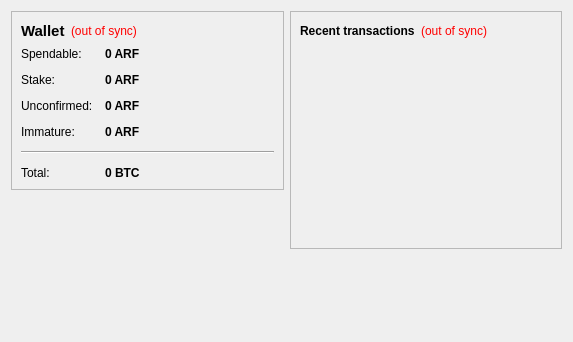
<?xml version="1.0" encoding="UTF-8"?>
<ui version="4.0">
 <class>OverviewPage</class>
 <widget class="QWidget" name="OverviewPage">
  <property name="geometry">
   <rect>
    <x>0</x>
    <y>0</y>
    <width>573</width>
    <height>342</height>
   </rect>
  </property>
  <property name="windowTitle">
   <string>Form</string>
  </property>
  <layout class="QHBoxLayout" name="horizontalLayout" stretch="1,1">
   <item>
    <layout class="QVBoxLayout" name="verticalLayout_2">
     <item>
      <widget class="QFrame" name="frame">
       <property name="frameShape">
        <enum>QFrame::StyledPanel</enum>
       </property>
       <property name="frameShadow">
        <enum>QFrame::Raised</enum>
       </property>
       <layout class="QVBoxLayout" name="verticalLayout_4">
        <item>
         <layout class="QHBoxLayout" name="horizontalLayout_4">
          <item>
           <widget class="QLabel" name="label_5">
            <property name="font">
             <font>
              <pointsize>11</pointsize>
              <weight>75</weight>
              <bold>true</bold>
             </font>
            </property>
            <property name="text">
             <string>Wallet</string>
            </property>
           </widget>
          </item>
          <item>
           <widget class="QLabel" name="labelWalletStatus">
            <property name="toolTip">
             <string>The displayed information may be out of date. Your wallet automatically synchronizes with the ARFCOIN network after a connection is established, but this process has not completed yet.</string>
            </property>
            <property name="styleSheet">
             <string notr="true">QLabel { color: red; }</string>
            </property>
            <property name="text">
             <string notr="true">(out of sync)</string>
            </property>
            <property name="alignment">
             <set>Qt::AlignLeading|Qt::AlignLeft|Qt::AlignVCenter</set>
            </property>
           </widget>
          </item>
          <item>
           <spacer name="horizontalSpacer_2">
            <property name="orientation">
             <enum>Qt::Horizontal</enum>
            </property>
            <property name="sizeHint" stdset="0">
             <size>
              <width>40</width>
              <height>20</height>
             </size>
            </property>
           </spacer>
          </item>
         </layout>
        </item>
        <item>
         <layout class="QFormLayout" name="formLayout_2">
          <property name="fieldGrowthPolicy">
           <enum>QFormLayout::AllNonFixedFieldsGrow</enum>
          </property>
          <property name="horizontalSpacing">
           <number>12</number>
          </property>
          <property name="verticalSpacing">
           <number>12</number>
          </property>
          <item row="0" column="0">
           <widget class="QLabel" name="label">
            <property name="text">
             <string>Spendable:</string>
            </property>
           </widget>
          </item>
          <item row="0" column="1">
           <widget class="QLabel" name="labelBalance">
            <property name="font">
             <font>
              <weight>75</weight>
              <bold>true</bold>
             </font>
            </property>
            <property name="cursor">
             <cursorShape>IBeamCursor</cursorShape>
            </property>
            <property name="toolTip">
             <string>Your current spendable balance</string>
            </property>
            <property name="text">
             <string notr="true">0 ARF</string>
            </property>
            <property name="textInteractionFlags">
             <set>Qt::LinksAccessibleByMouse|Qt::TextSelectableByKeyboard|Qt::TextSelectableByMouse</set>
            </property>
           </widget>
          </item>
          <item row="1" column="0">
           <widget class="QLabel" name="label_6">
            <property name="text">
             <string>Stake:</string>
            </property>
           </widget>
          </item>
          <item row="1" column="1">
           <widget class="QLabel" name="labelStake">
            <property name="font">
             <font>
              <weight>75</weight>
              <bold>true</bold>
             </font>
            </property>
            <property name="cursor">
             <cursorShape>IBeamCursor</cursorShape>
            </property>
            <property name="toolTip">
             <string>Total of coins that was staked, and do not yet count toward the current balance</string>
            </property>
            <property name="text">
             <string notr="true">0 ARF</string>
            </property>
            <property name="textInteractionFlags">
             <set>Qt::LinksAccessibleByMouse|Qt::TextSelectableByKeyboard|Qt::TextSelectableByMouse</set>
            </property>
           </widget>
          </item>
          <item row="2" column="0">
           <widget class="QLabel" name="label_3">
            <property name="text">
             <string>Unconfirmed:</string>
            </property>
           </widget>
          </item>
          <item row="2" column="1">
           <widget class="QLabel" name="labelUnconfirmed">
            <property name="font">
             <font>
              <weight>75</weight>
              <bold>true</bold>
             </font>
            </property>
            <property name="cursor">
             <cursorShape>IBeamCursor</cursorShape>
            </property>
            <property name="toolTip">
             <string>Total of transactions that have yet to be confirmed, and do not yet count toward the current balance</string>
            </property>
            <property name="text">
             <string notr="true">0 ARF</string>
            </property>
            <property name="textInteractionFlags">
             <set>Qt::LinksAccessibleByMouse|Qt::TextSelectableByKeyboard|Qt::TextSelectableByMouse</set>
            </property>
           </widget>
          </item>
          <item row="3" column="0">
           <widget class="QLabel" name="labelImmatureText">
            <property name="text">
             <string>Immature:</string>
            </property>
           </widget>
          </item>
          <item row="3" column="1">
           <widget class="QLabel" name="labelImmature">
            <property name="font">
             <font>
              <weight>75</weight>
              <bold>true</bold>
             </font>
            </property>
            <property name="toolTip">
             <string>Mined balance that has not yet matured</string>
            </property>
            <property name="text">
             <string notr="true">0 ARF</string>
            </property>
            <property name="textInteractionFlags">
             <set>Qt::LinksAccessibleByMouse|Qt::TextSelectableByKeyboard|Qt::TextSelectableByMouse</set>
            </property>
           </widget>
          </item>
          <item row="4" column="0" colspan="2">
           <widget class="Line" name="line">
            <property name="orientation">
             <enum>Qt::Horizontal</enum>
            </property>
           </widget>
          </item>
          <item row="5" column="0">
           <widget class="QLabel" name="labelTotalText">
            <property name="text">
             <string>Total:</string>
            </property>
           </widget>
          </item>
          <item row="5" column="1">
           <widget class="QLabel" name="labelTotal">
            <property name="font">
             <font>
              <weight>75</weight>
              <bold>true</bold>
             </font>
            </property>
            <property name="cursor">
             <cursorShape>IBeamCursor</cursorShape>
            </property>
            <property name="toolTip">
             <string>Your current total balance</string>
            </property>
            <property name="text">
             <string notr="true">0 BTC</string>
            </property>
            <property name="textInteractionFlags">
             <set>Qt::LinksAccessibleByMouse|Qt::TextSelectableByKeyboard|Qt::TextSelectableByMouse</set>
            </property>
           </widget>
          </item>
         </layout>
        </item>
       </layout>
      </widget>
     </item>
     <item>
      <spacer name="verticalSpacer">
       <property name="orientation">
        <enum>Qt::Vertical</enum>
       </property>
       <property name="sizeHint" stdset="0">
        <size>
         <width>20</width>
         <height>40</height>
        </size>
       </property>
      </spacer>
     </item>
    </layout>
   </item>
   <item>
    <layout class="QVBoxLayout" name="verticalLayout_3">
     <item>
      <widget class="QFrame" name="frame_2">
       <property name="frameShape">
        <enum>QFrame::StyledPanel</enum>
       </property>
       <property name="frameShadow">
        <enum>QFrame::Raised</enum>
       </property>
       <layout class="QVBoxLayout" name="verticalLayout">
        <item>
         <layout class="QHBoxLayout" name="horizontalLayout_2">
          <item>
           <widget class="QLabel" name="label_4">
            <property name="text">
             <string>&lt;b&gt;Recent transactions&lt;/b&gt;</string>
            </property>
           </widget>
          </item>
          <item>
           <widget class="QLabel" name="labelTransactionsStatus">
            <property name="toolTip">
             <string>The displayed information may be out of date. Your wallet automatically synchronizes with the ARFCOIN network after a connection is established, but this process has not completed yet.</string>
            </property>
            <property name="styleSheet">
             <string notr="true">QLabel { color: red; }</string>
            </property>
            <property name="text">
             <string notr="true">(out of sync)</string>
            </property>
            <property name="alignment">
             <set>Qt::AlignRight|Qt::AlignTrailing|Qt::AlignVCenter</set>
            </property>
           </widget>
          </item>
          <item>
           <spacer name="horizontalSpacer">
            <property name="orientation">
             <enum>Qt::Horizontal</enum>
            </property>
            <property name="sizeHint" stdset="0">
             <size>
              <width>40</width>
              <height>20</height>
             </size>
            </property>
           </spacer>
          </item>
         </layout>
        </item>
        <item>
         <widget class="QListView" name="listTransactions">
          <property name="styleSheet">
           <string notr="true">QListView { background: transparent; }</string>
          </property>
          <property name="frameShape">
           <enum>QFrame::NoFrame</enum>
          </property>
          <property name="verticalScrollBarPolicy">
           <enum>Qt::ScrollBarAlwaysOff</enum>
          </property>
          <property name="horizontalScrollBarPolicy">
           <enum>Qt::ScrollBarAlwaysOff</enum>
          </property>
          <property name="selectionMode">
           <enum>QAbstractItemView::NoSelection</enum>
          </property>
         </widget>
        </item>
       </layout>
      </widget>
     </item>
     <item>
      <spacer name="verticalSpacer_2">
       <property name="orientation">
        <enum>Qt::Vertical</enum>
       </property>
       <property name="sizeHint" stdset="0">
        <size>
         <width>20</width>
         <height>40</height>
        </size>
       </property>
      </spacer>
     </item>
    </layout>
   </item>
  </layout>
 </widget>
 <resources/>
 <connections/>
</ui>
